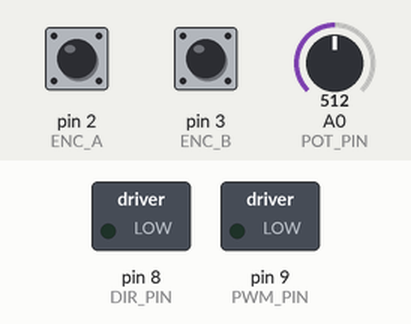
Simulated run of this sketch. Board: Arduino Mega 2560, built with avr-gcc and run on an emulated ATmega2560. Parts: switched loads named in the sketch (green lamp = pin HIGH). Inputs (shaded band) come from the test bench; at power-on: pin 2 (ENC_A) HIGH, pin 3 (ENC_B) HIGH, A0 (POT_PIN) = 512. What the sketch prints to the serial monitor is not drawn.

Above: at 0.1 s.
At 5.1 s:
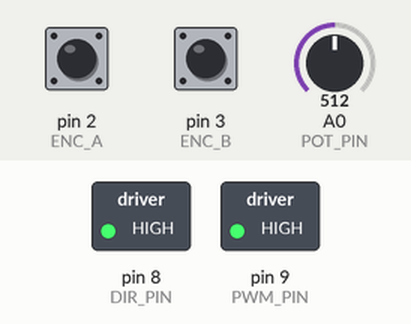
Timing chart, 0 to 6.6 s (numbered marks = the images above):
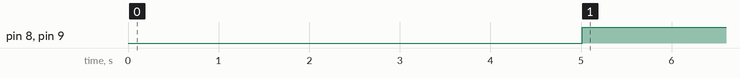

Measured:
- by itself, pin 8 (DIR_PIN), pin 9 (PWM_PIN): LOW → HIGH at 5.0 s

The sketch:

sketch_jul5a.ino
```cpp
/*
  역진자 직립 균형 제어 (Arduino Mega)
  ─────────────────────────────────────
  좌표계: theta = 0° 직립, theta = ±180° 아래
          u > 0 → 카트 오른쪽

  동작: SENSOR_CHECK(5초) → BALANCE
  KICK/SWINGUP 없음. 손으로 직립 후 손 떼면 균형 유지 시험.

  튜닝 순서:
    1. SENSOR_CHECK에서 theta ≈ 0° 확인 (아니면 POT_VAL_UP 조정)
    2. 봉을 살짝 밀었을 때 카트가 같은 방향으로 가는지 확인
       반대면 KP_BAL 을 음수로 뒤집기
    3. KP_BAL 키우기 → 버티는 힘 증가
    4. KD_BAL 키우기 → 진동 감쇠
*/


// ── 핀 ──────────────────────────────────────────────────────────────────────
const int PWM_PIN = 9;    // 속도 (analogWrite)
const int DIR_PIN = 8;    // 방향 (HIGH = 오른쪽, LOW = 왼쪽)
const int ENC_A   = 2;    // 엔코더 A (INT0)
const int ENC_B   = 3;    // 엔코더 B (INT1)
const int POT_PIN = A0;   // 포텐셔미터


// ── 각도 캘리브레이션 ────────────────────────────────────────────────────────
// 봉을 직립으로 세운 뒤 SENSOR_CHECK에서 raw= 값 확인 → POT_VAL_UP에 입력
// 봉을 아래로 내린 뒤 raw= 값 확인 → POT_VAL_DOWN에 입력
const int   POT_VAL_UP        = 576;
const int   POT_VAL_DOWN      = 40;
const float POT_DEG_PER_COUNT = 180.0f / (float)(POT_VAL_UP - POT_VAL_DOWN);


// ── BALANCE 게인 ─────────────────────────────────────────────────────────────
// u = KP_BAL * theta[rad] + KD_BAL * thetaDot[rad/s]
// KP_BAL: 기울기에 비례해 카트 이동. MIN_PWM=100 넘으려면 최소 700 이상 필요.
// KD_BAL: 각속도 감쇠. 너무 크면 노이즈 증폭 → 요동.
const float KP_BAL = 2000.0f;
const float KD_BAL = 260.0f;


// ── 모터 출력 설정 ───────────────────────────────────────────────────────────
// MIN_PWM: 이 값 미만이면 정지마찰로 모터가 안 움직임 (실측값)
// DEADBAND: |u| < DEADBAND이면 모터 정지 (노이즈 차단)
const int   MIN_PWM  = 100;
const int   MAX_PWM  = 255;
const float DEADBAND = 25.0f;


// ── 필터 ─────────────────────────────────────────────────────────────────────
// EMA: new = alpha * raw + (1-alpha) * prev
// alpha = 1 → 필터 없음, 작을수록 부드럽지만 응답 느려짐
const float ALPHA_THETA    = 0.5f;
const float ALPHA_THETADOT = 0.3f;   // 응답속도 vs 노이즈 균형 (0.1은 47ms 지연으로 너무 느림)


// ── 루프 주기 및 출력 ────────────────────────────────────────────────────────
const unsigned long LOOP_US = 5000;  // 5ms (포텐셔미터 8샘플 평균으로 노이즈 보완)
const int PRINT_EVERY       = 10;    // 10루프 = 50ms마다 시리얼 출력


// ── BALANCE 유지 범위 ────────────────────────────────────────────────────────
// |theta| > 이 값이면 복구 불가 → 모터 정지
const float BALANCE_LIMIT = 30.0f;


// ── 전역 변수 ─────────────────────────────────────────────────────────────────
volatile long encCount = 0;

float theta     = 0.0f;
float thetaPrev = 0.0f;
float thetaDot  = 0.0f;

unsigned long lastUs = 0;

enum Mode { SENSOR_CHECK, BALANCE };
Mode mode = SENSOR_CHECK;


// ── ISR: 엔코더 x4 디코딩 ───────────────────────────────────────────────────
void isrA() { encCount += (digitalRead(ENC_A) == digitalRead(ENC_B)) ?  1 : -1; }
void isrB() { encCount += (digitalRead(ENC_A) != digitalRead(ENC_B)) ?  1 : -1; }


// ── 포텐셔미터 읽기 (8샘플 평균) ────────────────────────────────────────────
float readTheta() {
  long sum = 0;
  for (int i = 0; i < 8; i++) sum += analogRead(POT_PIN);
  int raw = (int)(sum / 8);
  float a = (POT_VAL_UP - raw) * POT_DEG_PER_COUNT;
  if (a >  180.0f) a -= 360.0f;
  if (a < -180.0f) a += 360.0f;
  return a;
}


// ── 모터 출력 ────────────────────────────────────────────────────────────────
void motorOut(float u) {
  if (fabsf(u) < DEADBAND) { analogWrite(PWM_PIN, 0); return; }
  // DEADBAND~MAX_PWM 구간을 MIN_PWM~MAX_PWM으로 선형 매핑
  // u=DEADBAND → PWM=MIN_PWM, u=MAX_PWM → PWM=MAX_PWM (절벽 없음)
  float t = (fabsf(u) - DEADBAND) / (MAX_PWM - DEADBAND);
  int pwm = (int)(MIN_PWM + t * (MAX_PWM - MIN_PWM));
  pwm = constrain(pwm, MIN_PWM, MAX_PWM);
  digitalWrite(DIR_PIN, u > 0 ? HIGH : LOW);
  analogWrite(PWM_PIN, pwm);
}


// ── setup ────────────────────────────────────────────────────────────────────
void setup() {
  Serial.begin(115200);
  pinMode(PWM_PIN, OUTPUT);
  pinMode(DIR_PIN, OUTPUT);
  pinMode(ENC_A, INPUT_PULLUP);
  pinMode(ENC_B, INPUT_PULLUP);
  attachInterrupt(digitalPinToInterrupt(ENC_A), isrA, CHANGE);
  attachInterrupt(digitalPinToInterrupt(ENC_B), isrB, CHANGE);
  analogWrite(PWM_PIN, 0);

  theta = readTheta();
  thetaPrev = theta;
  lastUs = micros();

  Serial.println("=== SENSOR_CHECK (5초) ===");
  Serial.println("봉을 직립으로 세우고 theta ≈ 0 확인. 5초 후 BALANCE 시작.");
}


// ── loop ─────────────────────────────────────────────────────────────────────
void loop() {
  unsigned long now = micros();
  if (now - lastUs < LOOP_US) return;
  float dt = (now - lastUs) / 1e6f;
  lastUs = now;

  // 각도 읽기 + EMA (±180° wrap 보정 포함)
  float rawTheta = readTheta();
  if (fabsf(rawTheta - theta) > 180.0f) theta = rawTheta;
  else theta = ALPHA_THETA * rawTheta + (1.0f - ALPHA_THETA) * theta;

  // thetaDot 계산 (±180° wrap 보정)
  float dTheta = theta - thetaPrev;
  if (dTheta >  180.0f) dTheta -= 360.0f;
  if (dTheta < -180.0f) dTheta += 360.0f;
  thetaDot = ALPHA_THETADOT * (dTheta / dt) + (1.0f - ALPHA_THETADOT) * thetaDot;
  thetaPrev = theta;

  // ── SENSOR_CHECK ──────────────────────────────────────────────────────────
  if (mode == SENSOR_CHECK) {
    static unsigned long start = 0;
    static bool ready = false;
    if (!ready) { start = millis(); ready = true; }

    analogWrite(PWM_PIN, 0);

    static unsigned long lastPrint = 0;
    if (millis() - lastPrint >= 200) {
      lastPrint = millis();
      long sum = 0;
      for (int i = 0; i < 8; i++) sum += analogRead(POT_PIN);
      noInterrupts(); long encNow = encCount; interrupts();
      Serial.print("raw="); Serial.print((int)(sum / 8));
      Serial.print("  theta="); Serial.print(theta, 3);
      Serial.print("°  enc="); Serial.print(encNow);
      Serial.print("  (BALANCE까지 ");
      Serial.print(5 - (int)((millis() - start) / 1000));
      Serial.println("초)");
    }

    if (millis() - start >= 5000) {
      mode      = BALANCE;
      thetaPrev = theta;
      thetaDot  = 0.0f;
      Serial.println("=== BALANCE 시작 — 손 떼세요 ===");
    }
    return;
  }

  // ── BALANCE ───────────────────────────────────────────────────────────────
  if (fabsf(theta) > BALANCE_LIMIT) {
    analogWrite(PWM_PIN, 0);  // 복구 불가 범위 → 정지
  } else {
    float tR = theta    * PI / 180.0f;
    float wR = thetaDot * PI / 180.0f;
    float u  = KP_BAL * tR + KD_BAL * wR;
    motorOut(u);
  }

  // 시리얼 출력 (50ms마다)
  static int cnt = 0;
  if (++cnt >= PRINT_EVERY) {
    cnt = 0;
    noInterrupts(); long enc = encCount; interrupts();
    float tR = theta    * PI / 180.0f;
    float wR = thetaDot * PI / 180.0f;
    Serial.print("th=");   Serial.print(theta, 3);
    Serial.print(" w=");   Serial.print(thetaDot, 3);
    Serial.print(" u=");   Serial.print(KP_BAL*tR + KD_BAL*wR, 0);
    Serial.print(" enc="); Serial.println(enc);
  }
}
```
